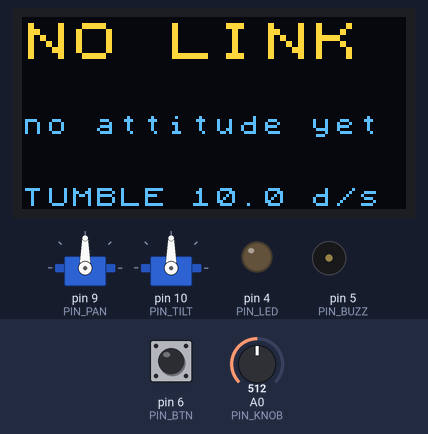
A sketch run on a simulated Arduino Uno, built with avr-gcc and run on an emulated ATmega328P. On the bench: 2 × servo, 128×64 one-colour display, output pins drawn as LEDs (lit = HIGH), buzzer (waves = sounding). Inputs (shaded band) come from the test bench; at power-on: pin 6 (PIN_BTN) LOW, A0 (PIN_KNOB) = 512. The OLED is the two-colour kind (top 16 rows yellow); what the sketch prints to the serial monitor is not drawn.

Above: at 1.2 s.
1.3 s: pin 6 (PIN_BTN) pulled HIGH for 0.15 s
At 2.2 s:
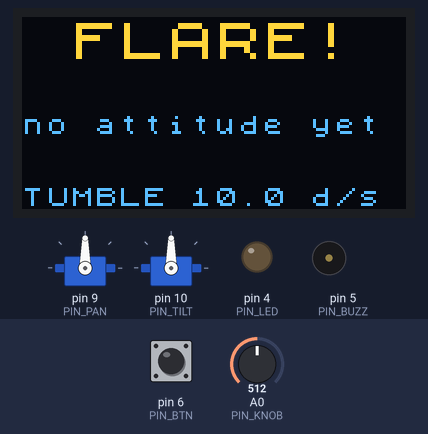
3.9 s: A0 (PIN_KNOB) set to 716
At 5.0 s:
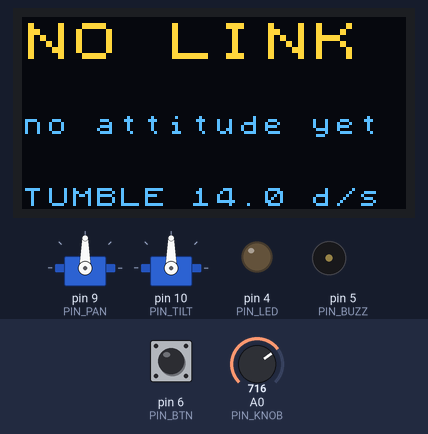
5.6 s: pin 6 (PIN_BTN) pulled HIGH for 1 s
At 5.68 s:
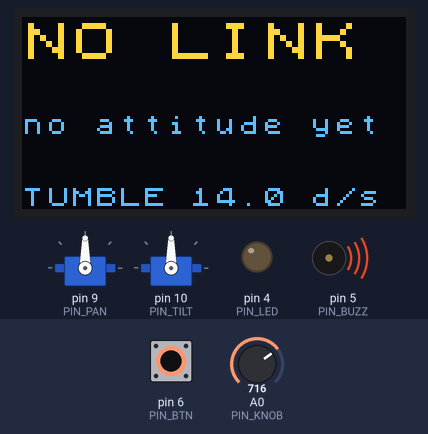
8.1 s: A0 (PIN_KNOB) set to 900
At 9.4 s:
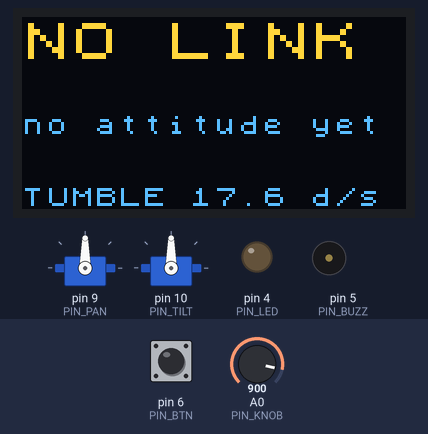
11.3 s: A0 (PIN_KNOB) set to 511
At 11.46 s:
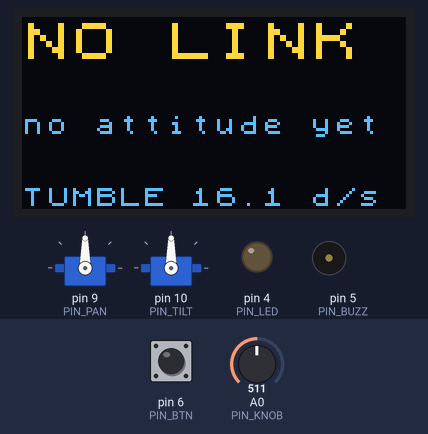
Timing chart, 0 to 14.0 s (numbered marks = the images above; inputs shaded):
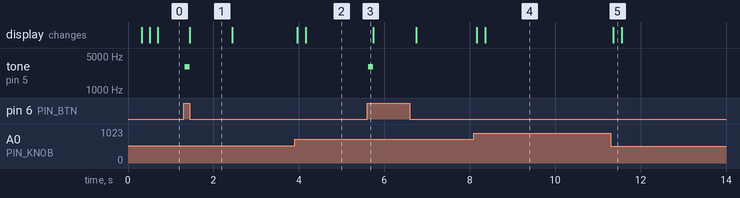

The sketch:

console.ino
```cpp
// Lost in Space -- mission console firmware (Grove Beginner Kit / Arduino Uno)
//
//   D6  button  -> SOLAR FLARE      A0  rotary knob -> TUMBLE rate
//   D5  buzzer  (lock chirp / lost alarm)   D4  LED = attitude lock
//   OLED on I2C (A4/A5) via U8g2 software I2C   D9/D10 pan/tilt servos
//
// Newline-delimited serial protocol at 115200 baud; see ../PROTOCOL.md.
// Libraries: U8g2 (Library Manager), Servo (bundled).

#include <Arduino.h>
#include <Servo.h>
#include <U8x8lib.h>
#include <Wire.h>

// ---------------------------------------------------------------- pins
const uint8_t PIN_BTN = 6;
const uint8_t PIN_KNOB = A0;
const uint8_t PIN_BUZZ = 5;
const uint8_t PIN_LED = 4;
const uint8_t PIN_PAN = 9;
const uint8_t PIN_TILT = 10;
const bool BTN_ACTIVE_HIGH = true;   // Grove button module reads HIGH when pressed

// ---------------------------------------------------------------- tuning
const uint16_t DEBOUNCE_MS = 30;
const uint8_t KNOB_DELTA = 6;        // send KNOB when it moves at least this many counts
const uint16_t KNOB_MIN_MS = 50;     // ...but at most 20 times a second
const float KNOB_MAX_RATE = 20.0;    // deg/s shown on the OLED at full knob (bridge uses the same)
const float SERVO_MAX_DPS = 60.0;    // on-board slew-rate limit
const uint16_t SERVO_TICK_MS = 20;
const float PAN_MIN = 0, PAN_MAX = 180;
const float TILT_MIN = 20, TILT_MAX = 160;
const uint32_t LINK_TIMEOUT_MS = 3000;   // no laptop line for this long -> "NO LINK"
const uint16_t OLED_MIN_MS = 200;        // redraw at most 5x/s

// ---------------------------------------------------------------- OLED
// The kit's SSD1315 works with the SSD1306 driver, on the hardware I2C bus (A4/A5).
// U8x8 (text-only, 16x8 character cells) writes straight to the display with no frame
// buffer. The U8g2 full-buffer mode needed 1 KB of the Uno's 2 KB RAM, which left ~45
// bytes of stack and corrupted the display.
// Hardware I2C at 400 kHz, not software I2C: SW I2C took tens of ms per text row, long
// enough for the 64-byte serial RX buffer to overflow and garble the bridge's commands.
U8X8_SSD1306_128X64_NONAME_HW_I2C u8x8(/* reset=*/U8X8_PIN_NONE);

// ---------------------------------------------------------------- state
enum Status : uint8_t { ST_NOLINK, ST_SEARCH, ST_LOCK, ST_LOST };
const char *const STATUS_NAMES[] = {"NO LINK", "SEARCH", "LOCK", "LOST"};

Status status = ST_NOLINK;
float attRa = 0, attDec = 0, attRoll = 0;
bool haveAtt = false;
uint32_t lastRxMs = 0;
uint32_t flareShownMs = 0;
bool displayDirty = true;

// ---------------------------------------------------------------- buzzer sequencer (non-blocking)
struct Note { uint16_t hz; uint16_t ms; };   // hz 0 = rest
const Note CHIRP[] = {{1800, 60}, {0, 30}, {2400, 90}};
const Note ALARM[] = {{900, 150}, {0, 80}, {700, 150}, {0, 80}, {900, 150}, {0, 80}, {700, 300}};
const Note CLICK[] = {{3000, 15}};
const Note *seq = nullptr;
uint8_t seqLen = 0, seqIdx = 0;
uint32_t seqNoteStart = 0;

void play(const Note *s, uint8_t n) {
  seq = s; seqLen = n; seqIdx = 0; seqNoteStart = millis();
  if (s[0].hz) tone(PIN_BUZZ, s[0].hz); else noTone(PIN_BUZZ);
}

void updateBuzzer(uint32_t now) {
  if (!seq) return;
  if (now - seqNoteStart < seq[seqIdx].ms) return;
  if (++seqIdx >= seqLen) { noTone(PIN_BUZZ); seq = nullptr; return; }
  seqNoteStart = now;
  if (seq[seqIdx].hz) tone(PIN_BUZZ, seq[seqIdx].hz); else noTone(PIN_BUZZ);
}

// ---------------------------------------------------------------- servos with slew limiting
struct Axis {
  Servo servo;
  float pos, target, lo, hi;
  void begin(uint8_t pin, float start, float l, float h) {
    lo = l; hi = h; pos = target = constrain(start, l, h);
    servo.attach(pin);
    write();
  }
  void write() { servo.writeMicroseconds(544 + (int)(pos * (2400 - 544) / 180.0 + 0.5)); }
  void setTarget(float t) { target = constrain(t, lo, hi); }
  void step(float maxStep) {
    float d = target - pos;
    if (d == 0) return;
    pos += constrain(d, -maxStep, maxStep);
    write();
  }
};
Axis pan, tilt;
uint32_t lastServoMs = 0;

void updateServos(uint32_t now) {
  if (now - lastServoMs < SERVO_TICK_MS) return;
  float dt = (now - lastServoMs) / 1000.0;
  lastServoMs = now;
  if (dt > 0.1) dt = 0.1;
  float maxStep = SERVO_MAX_DPS * dt;
  pan.step(maxStep);
  tilt.step(maxStep);
}

// ---------------------------------------------------------------- button (debounced, event on press)
bool btnStable = false, btnLastRaw = false;
uint32_t btnChangeMs = 0;

void updateButton(uint32_t now) {
  bool raw = digitalRead(PIN_BTN) == (BTN_ACTIVE_HIGH ? HIGH : LOW);
  if (raw != btnLastRaw) { btnLastRaw = raw; btnChangeMs = now; }
  if (raw != btnStable && now - btnChangeMs >= DEBOUNCE_MS) {
    btnStable = raw;
    if (btnStable) {
      Serial.println(F("BTN FLARE"));
      flareShownMs = now;
      play(CLICK, 1);
      displayDirty = true;
    }
  }
}

// ---------------------------------------------------------------- knob (smoothed, event on change)
float knobFilt = -1;
int knobSent = -1000;
uint32_t knobSentMs = 0;

void sendKnob(uint32_t now) {
  knobSent = (int)(knobFilt + 0.5);
  knobSentMs = now;
  Serial.print(F("KNOB "));
  Serial.println(knobSent);
  displayDirty = true;
}

void updateKnob(uint32_t now) {
  int raw = analogRead(PIN_KNOB);
  knobFilt = knobFilt < 0 ? raw : knobFilt + 0.2 * (raw - knobFilt);
  int v = (int)(knobFilt + 0.5);
  bool atEnd = (v <= 2 && knobSent > 2) || (v >= 1021 && knobSent < 1021);  // always reach the ends
  if ((abs(v - knobSent) >= KNOB_DELTA || atEnd) && now - knobSentMs >= KNOB_MIN_MS) sendKnob(now);
}

// ---------------------------------------------------------------- status changes
void setStatus(Status s) {
  if (s == status) return;
  Status prev = status;
  status = s;
  digitalWrite(PIN_LED, s == ST_LOCK ? HIGH : LOW);
  if (s == ST_LOCK) play(CHIRP, sizeof(CHIRP) / sizeof(Note));
  else if (s == ST_LOST && prev != ST_NOLINK) play(ALARM, sizeof(ALARM) / sizeof(Note));
  displayDirty = true;
}

// ---------------------------------------------------------------- serial input
char line[64];
uint8_t lineLen = 0;
bool lineOverflow = false;

void handleLine(char *s) {
  lastRxMs = millis();
  char *cmd = strtok(s, " \t");
  if (!cmd) return;
  if (!strcmp(cmd, "STATUS")) {
    char *a = strtok(nullptr, " \t");
    if (!a) return;
    if (!strcmp(a, "LOCK")) setStatus(ST_LOCK);
    else if (!strcmp(a, "LOST")) setStatus(ST_LOST);
    else if (!strcmp(a, "SEARCH")) setStatus(ST_SEARCH);
    else { Serial.println(F("ERR bad status")); return; }
  } else if (!strcmp(cmd, "ATT")) {
    char *a = strtok(nullptr, " \t"), *b = strtok(nullptr, " \t"), *c = strtok(nullptr, " \t");
    if (!a || !b || !c) { Serial.println(F("ERR ATT needs 3 numbers")); return; }
    attRa = atof(a); attDec = atof(b); attRoll = atof(c);
    haveAtt = true;
    displayDirty = true;
  } else if (!strcmp(cmd, "SERVO")) {
    char *a = strtok(nullptr, " \t"), *b = strtok(nullptr, " \t");
    if (!a || !b) { Serial.println(F("ERR SERVO needs 2 numbers")); return; }
    pan.setTarget(atof(a));
    tilt.setTarget(atof(b));
  } else if (!strcmp(cmd, "PING")) {
    Serial.println(F("PONG"));
    sendKnob(millis());
  } else {
    // Echo what arrived (non-printables as '?') so garbled input can be diagnosed.
    Serial.print(F("ERR unknown "));
    for (uint8_t i = 0; cmd[i] && i < 16; i++) Serial.write(cmd[i] >= 32 && cmd[i] < 127 ? cmd[i] : '?');
    Serial.println();
  }
}

void readSerial() {
  while (Serial.available()) {
    char c = Serial.read();
    if (c == '\r') continue;
    if (c == '\n') {
      line[lineLen] = 0;
      if (!lineOverflow && lineLen) handleLine(line);
      lineLen = 0;
      lineOverflow = false;
    } else if (lineLen < sizeof(line) - 1) {
      line[lineLen++] = c;
    } else {
      lineOverflow = true;   // drop the whole over-long line
    }
  }
}

// ---------------------------------------------------------------- OLED
// Software I2C is slow (a whole screen blocks for tens of ms, long enough to overflow the
// 64-byte serial RX buffer). So render() composes the text into small RAM strings, then
// updateOled() pushes one row per loop() pass, reading serial in between.
// Layout (8 rows of 16 chars): rows 0-1 big 2x2 title, rows 2-7 normal text.
const uint8_t COLS = 16, TEXT_ROW0 = 2, TEXT_ROWS = 6;
char oledTitle[COLS / 2 + 1];                // 8 big chars, space padded (always full width)
bool oledTitleInverse = false;
char oledText[TEXT_ROWS][COLS + 1];          // rows 2..7, space padded
char shownTitle[COLS / 2 + 1];               // what is on the glass now: only changed rows are sent
bool shownTitleInverse = false;
char shownText[TEXT_ROWS][COLS + 1];
int8_t oledRow = -1;   // next row to check/send, -1 = idle
uint32_t lastDrawMs = 0;

// If an I2C transfer timed out, the display is unreachable: report it once and stop drawing,
// so every loop() pass doesn't pay the timeout again.
bool oledOk = true;
void checkOled() {
  if (oledOk && Wire.getWireTimeoutFlag()) {
    oledOk = false;
    Serial.println(F("ERR oled i2c timeout; display off"));
  }
}

// Copy s into a space-padded fixed-width row (clears leftovers from the previous frame).
void setRow(char *dst, uint8_t width, const char *s, uint8_t col = 0) {
  memset(dst, ' ', width);
  dst[width] = 0;
  for (uint8_t i = col; i < width && *s; i++) dst[i] = *s++;
}

void render(uint32_t now) {
  char buf[COLS + 1];
  const char *title = (flareShownMs && now - flareShownMs < 1000) ? "FLARE!" : STATUS_NAMES[status];
  setRow(oledTitle, COLS / 2, title, (COLS / 2 - strlen(title)) / 2);
  oledTitleInverse = (status == ST_LOCK);    // solid bar = locked

  for (uint8_t i = 0; i < TEXT_ROWS; i++) setRow(oledText[i], COLS, "");
  if (haveAtt) {
    char v[10];
    dtostrf(attRa, 8, 2, v);   snprintf(buf, sizeof(buf), "RA   %s", v); setRow(oledText[1], COLS, buf);
    dtostrf(attDec, 8, 2, v);  snprintf(buf, sizeof(buf), "DEC  %s", v); setRow(oledText[2], COLS, buf);
    dtostrf(attRoll, 8, 2, v); snprintf(buf, sizeof(buf), "ROLL %s", v); setRow(oledText[3], COLS, buf);
  } else {
    setRow(oledText[2], COLS, "no attitude yet");
  }
  float rate = knobSent < 0 ? 0 : knobSent * KNOB_MAX_RATE / 1023.0;
  char r[8];
  dtostrf(rate, 4, 1, r);
  snprintf(buf, sizeof(buf), "TUMBLE %s d/s", r);
  setRow(oledText[TEXT_ROWS - 1], COLS, buf);
}

void updateOled(uint32_t now) {
  checkOled();
  if (!oledOk) return;
  // At most one changed row goes out per loop() pass; unchanged rows are skipped.
  while (oledRow >= 0) {
    if (oledRow < TEXT_ROW0) {
      oledRow = TEXT_ROW0;
      if (oledTitleInverse != shownTitleInverse || strcmp(oledTitle, shownTitle)) {
        u8x8.setInverseFont(oledTitleInverse);
        u8x8.draw2x2String(0, 0, oledTitle);
        u8x8.setInverseFont(0);
        strcpy(shownTitle, oledTitle);
        shownTitleInverse = oledTitleInverse;
        return;
      }
    } else {
      uint8_t i = oledRow - TEXT_ROW0;
      if (++oledRow >= TEXT_ROW0 + TEXT_ROWS) oledRow = -1;
      if (strcmp(oledText[i], shownText[i])) {
        u8x8.drawString(0, TEXT_ROW0 + i, oledText[i]);
        strcpy(shownText[i], oledText[i]);
        return;
      }
    }
  }
  bool flareExpired = flareShownMs && now - flareShownMs >= 1000;
  if (flareExpired) { flareShownMs = 0; displayDirty = true; }
  if (displayDirty && now - lastDrawMs >= OLED_MIN_MS) {
    displayDirty = false;
    lastDrawMs = now;
    render(now);
    oledRow = 0;
  }
}

// ---------------------------------------------------------------- main
void setup() {
  Serial.begin(115200);
  pinMode(PIN_BTN, INPUT);
  pinMode(PIN_LED, OUTPUT);
  pinMode(PIN_BUZZ, OUTPUT);
  digitalWrite(PIN_LED, LOW);

  // Greet and start the servos before touching the OLED, so a display problem can never
  // stop the link to the laptop.
  Serial.println(F("HELLO console 1 fw4"));   // protocol 1; "fw4" = build, to confirm an upload took
  pan.begin(PIN_PAN, 90, PAN_MIN, PAN_MAX);
  tilt.begin(PIN_TILT, 90, TILT_MIN, TILT_MAX);
  lastServoMs = millis();

  // Stock AVR Wire waits forever if the I2C bus is stuck; give it a 5 ms timeout instead.
  Wire.begin();
  Wire.setWireTimeout(5000, true);
  Wire.clearWireTimeoutFlag();
  u8x8.setBusClock(400000);
  u8x8.begin();
  Wire.setWireTimeout(5000, true);
  u8x8.setFont(u8x8_font_chroma48medium8_r);
  u8x8.clearDisplay();
  checkOled();
  updateKnob(millis());
  sendKnob(millis());
}

void loop() {
  uint32_t now = millis();
  readSerial();
  updateButton(now);
  updateKnob(now);
  updateServos(now);
  updateBuzzer(now);
  if (status != ST_NOLINK && now - lastRxMs > LINK_TIMEOUT_MS) {
    status = ST_NOLINK;
    digitalWrite(PIN_LED, LOW);
    displayDirty = true;
  }
  updateOled(now);
}
```

Measured:
- after the input at 1.3 s, tone on pin 5 (PIN_BUZZ): silent → 3000 Hz at once, → silent 0.11 s later; the display: changes after 0.14 s (image 1)
- after the input at 3.9 s, the display: first changes after 0.07 s (image 2 shows a later state)
- after the input at 5.6 s, tone on pin 5 (PIN_BUZZ): silent → 3000 Hz at once, → silent 0.11 s later
- after the input at 8.1 s, the display: first changes after 0.07 s (image 4 shows a later state)
- after the input at 11.3 s, the display: changes after 0.07 s (image 5)
